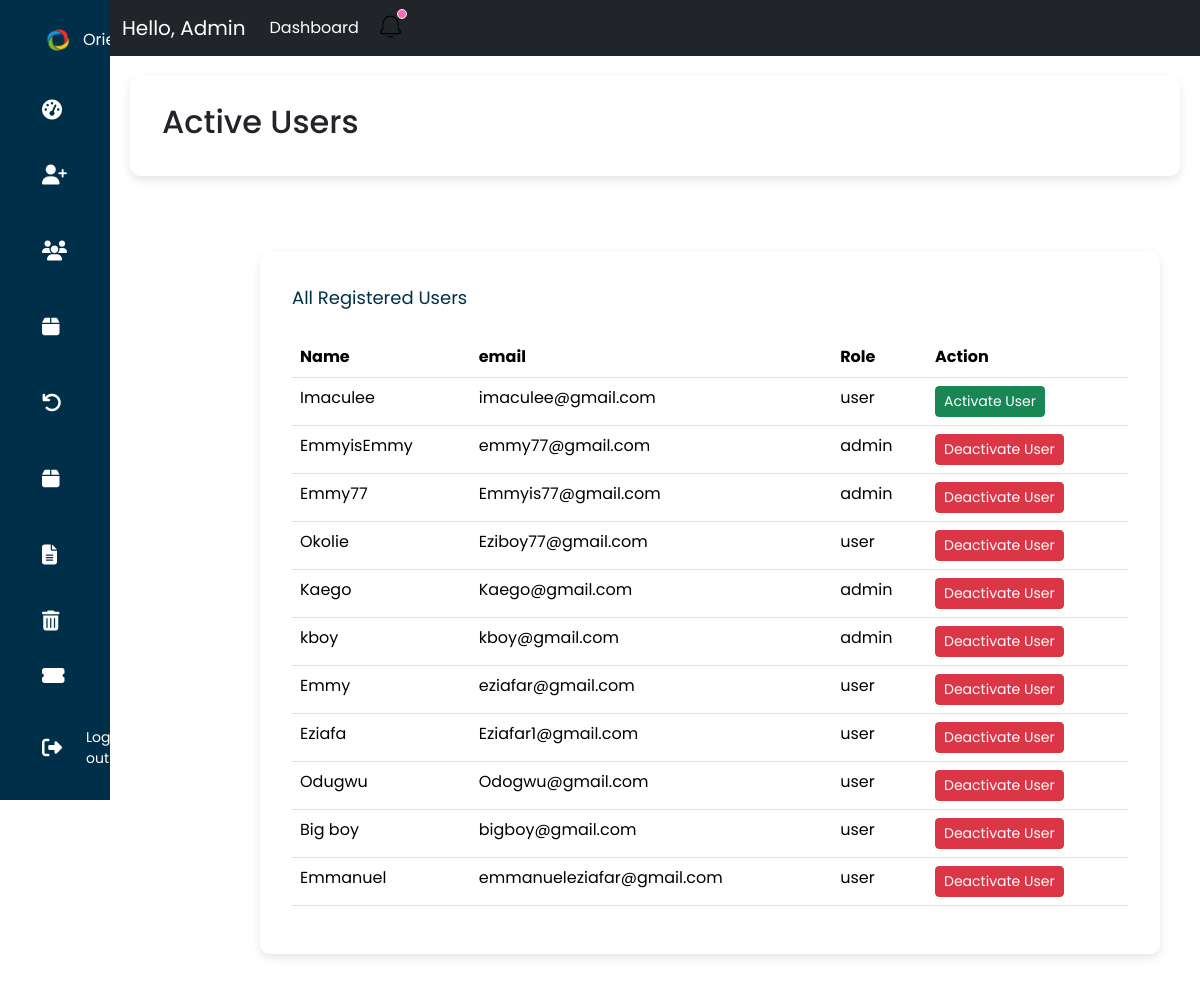
/admin/userstats.php, run on the app's committed database.
### tables this page shows
CREATE TABLE `users` (
  `id` int(10) UNSIGNED NOT NULL,
  `name` varchar(255) NOT NULL,
  `email` varchar(255) NOT NULL,
  `password` varchar(255) NOT NULL,
  `confirm_password` varchar(255) NOT NULL,
  `role` enum('user','admin') NOT NULL,
  `address` varchar(255) DEFAULT NULL,
  `city` varchar(100) DEFAULT NULL,
  `postcode` varchar(20) DEFAULT NULL,
  `phone_number` varchar(20) DEFAULT NULL,
  `status` enum('active','inactive') DEFAULT 'active',
  `usereg_id` varchar(20) DEFAULT NULL
);

### admin/userstats.php (the view, shortened to what this page needs)
<?php session_start();
include("../config/db.php");
$table_query = mysqli_query($conn, "SELECT * FROM users");
?>
<!DOCTYPE html>
<html lang="en">
<head>
  <link rel="stylesheet" href="../assets/css/admin.css">
  <link href="https://cdn.jsdelivr.net/npm/bootstrap@5.3.8/dist/css/bootstrap.min.css" rel="stylesheet">
  <link rel="stylesheet" href="https://cdnjs.cloudflare.com/ajax/libs/font-awesome/6.5.0/css/all.min.css">
</head>
<body>
      <?php include("sidebar.php"); ?>
      <?php include("navbar.php"); ?>
        <div class="content">
          <div class="top">
            <div class="title">
              <h2>Active Users</h2>
            </div>
          </div>
  <div class="content">
    <div class="contents-place">
      <p class="admin-title">All Registered Users</p>
      <div class="table-responsive">
        <table class="table table-hover">
          <thead>
            <tr>
              <th>Name</th>
              <th>email</th>
              <th>Role</th>
              <th>Action</th>
            </tr>
          </thead>
          <tbody>
              <?php
              while ($row = mysqli_fetch_assoc($table_query)) { ?>
                <tr>
                    <td><?php echo $row['name']; ?></td>
                    <td><?php echo $row['email']; ?></td>
                    <td><?php echo $row['role']; ?></td>
                    <td>
                    <?php if($row['status']== 'active') { ?>
                        <form action= "../config/auth.php" method="POST">
                            <button type="submit" name= "user_delete" class="btn btn-danger btn-sm">Deactivate User</button>
                        </form>
                    <?php } else { ?>
                         <form action= "../config/auth.php" method="POST">
                            <button type="submit" name= "user_return" class="btn btn-success btn-sm">Activate User</button>
                        </form>
                    <?php } ?>
                    </td>
              </tr>
              <?php } ?>
          </tbody>
        </table>
      </div>
    </div>
  </div>
</body>
</html>
</body>
</html>

### assets/css/admin.css (style rules this page uses)
* { margin: 0; padding: 0; border: none; outline: none; box-sizing: border-box; font-family: "Poppins", sans-serif; }
.content { padding: 20px; margin-left: 110px; margin-top: 56px; margin-left: 110px; }
.top { display: flex; height: 100px; justify-content: space-between; align-items: center; flex-wrap: wrap; background: white; border-radius: 10px; padding: 10px 32px; margin-bottom: 32px; box-shadow: 0 4px 10px rgba(0,0,0,0.1); }
.contents-place { background: white; padding: 32px; border-radius: 10px; box-shadow: 0 4px 10px rgba(0,0,0,0.1); }
.admin-title { color:#003049; padding-bottom: 10px; font-size: 18px; }
.title { font-size: 15px; font-weight: 200; }

### data on the page
users: name "Imaculee", email "imaculee@gmail.com", role "user"
users: name "EmmyisEmmy", email "emmy77@gmail.com", role "admin"
users: name "Emmy77", email "Emmyis77@gmail.com", role "admin"
users: name "Okolie", email "Eziboy77@gmail.com", role "user"
users: name "Kaego", email "Kaego@gmail.com", role "admin"
users: name "kboy", email "kboy@gmail.com", role "admin"
users: name "Emmy", email "eziafar@gmail.com", role "user"
users: name "Eziafa", email "Eziafar1@gmail.com", role "user"
users: name "Odugwu", email "Odogwu@gmail.com", role "user"
users: name "Big boy", email "bigboy@gmail.com", role "user"
users: name "Emmanuel", email "emmanueleziafar@gmail.com", role "user"
